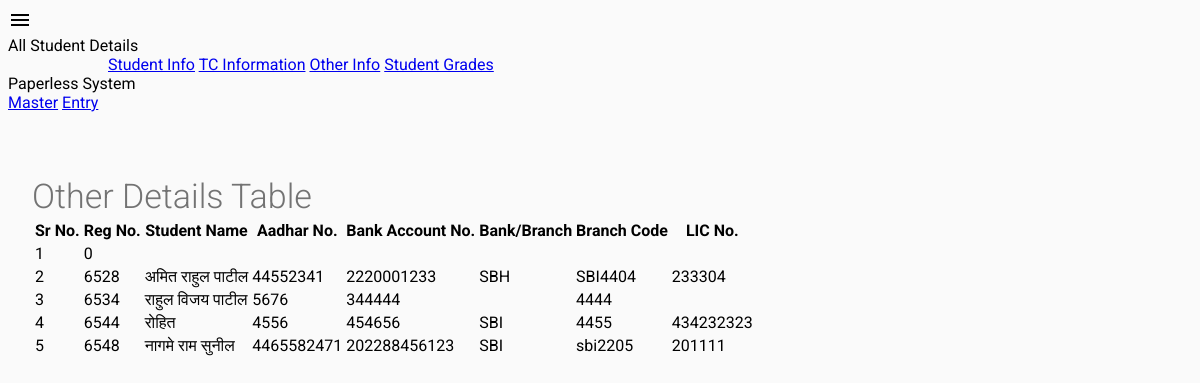
/other_info_display.php, run on the app's committed database.
### tables this page shows
CREATE TABLE IF NOT EXISTS `master` (
  `reg_no` int(11) NOT NULL,
  `student_name` varchar(300) DEFAULT NULL,
  `mother_name` varchar(300) DEFAULT NULL,
  `gender` varchar(40) DEFAULT NULL,
  `Mother_tongue` varchar(100) DEFAULT NULL,
  `birthdate` date NOT NULL,
  `age` int(11) DEFAULT NULL,
  `nationality` varchar(100) DEFAULT NULL,
  `religion` varchar(100) DEFAULT NULL,
  `caste` varchar(100) DEFAULT NULL,
  `sub_caste` varchar(100) DEFAULT NULL,
  `category` varchar(40) DEFAULT NULL,
  `father_name` varchar(300) DEFAULT NULL,
  `father_occupation` varchar(100) DEFAULT NULL,
  `annual_income` varchar(100) DEFAULT NULL,
  `birth_place` varchar(100) DEFAULT NULL,
  `district` varchar(100) DEFAULT NULL,
  `state` varchar(100) DEFAULT NULL,
  `prev_class` varchar(100) DEFAULT NULL,
  `prev_school_name` varchar(255) DEFAULT NULL,
  `admission_date` date NOT NULL,
  `admission_class` varchar(100) DEFAULT NULL,
  `prev_mark_sheet` varchar(100) DEFAULT NULL,
  `prev_tc` varchar(100) DEFAULT NULL,
  `nadar_fee` varchar(100) DEFAULT NULL,
  `permanent_address` varchar(100) DEFAULT NULL,
  `medium` varchar(100) DEFAULT NULL,
  `school_leaving_class` varchar(40) DEFAULT NULL,
  `school_leaving_date` date NOT NULL,
  `student_progress` varchar(100) DEFAULT NULL,
  `behaviour` varchar(100) DEFAULT NULL,
  `school_leaving_reason` varchar(100) DEFAULT NULL,
  `tc_no` varchar(40) DEFAULT NULL,
  `tc_date` date NOT NULL,
  `tc_remark` varchar(255) DEFAULT NULL,
  `aadhar_no` varchar(255) DEFAULT NULL,
  `bank_account_no` varchar(255) DEFAULT NULL,
  `bank_branch` varchar(255) DEFAULT NULL,
  `bank_branch_code` varchar(255) DEFAULT NULL,
  `lic_id_no` varchar(255) DEFAULT NULL,
  `minority_details` varchar(255) DEFAULT NULL,
  `admitted_division` varchar(100) DEFAULT NULL,
  `student_name1` varchar(100) DEFAULT NULL,
  `current_class` varchar(100) DEFAULT NULL,
  `current_class_entry_date` date NOT NULL,
  `status` varchar(100) DEFAULT NULL,
  `contact_no` varchar(100) DEFAULT NULL,
  `fee_concession` varchar(100) DEFAULT NULL,
  `admission_month` varchar(100) DEFAULT NULL,
  `admission_year` varchar(100) DEFAULT NULL,
  `handicapped` varchar(100) DEFAULT NULL,
  `scholarship` varchar(100) DEFAULT NULL,
  `exam_seat_no` varchar(100) DEFAULT NULL,
  `10_percentage` varchar(100) DEFAULT NULL,
  `9_percentage` varchar(100) DEFAULT NULL,
  `8_grade` varchar(100) DEFAULT NULL,
  `7_grade` varchar(100) DEFAULT NULL,
  `6_grade` varchar(100) DEFAULT NULL,
  `5_grade` varchar(100) DEFAULT NULL,
  `4_grade` varchar(100) DEFAULT NULL,
  `3_grade` varchar(100) DEFAULT NULL,
  `2_grade` varchar(100) DEFAULT NULL,
  `1_grade` varchar(100) DEFAULT NULL,
  `student_img_url` varchar(100) DEFAULT NULL,
  `tc_pdf_url` varchar(100) DEFAULT NULL
);

### other_info_display.php (the view, shortened to what this page needs)
<!DOCTYPE html>
<html lang="en">
  <head>
 <link rel="stylesheet" href="https://storage.googleapis.com/code.getmdl.io/1.0.2/material.blue-pink.min.css" />
    <link rel="stylesheet" href="css/master.css">
  </head>
  <body>
              <div class="mdl-layout mdl-js-layout mdl-layout--fixed-header">
                <header class="mdl-layout__header">
                  <div class="mdl-layout__header-row">
                    <span class="mdl-layout-title">All Student Details</span>
                  </div>
              <div class="tabs mdl-js-ripple-effect">
                  <a href="master.php" class="mdl-layout__tab">Student Info</a>
                  <a href="tc_info_display.php" class="mdl-layout__tab">TC Information</a>
                  <a href="other_info_display.php" class="mdl-layout__tab is-active">Other Info</a>
                  <a href="student_grade_display.php" class="mdl-layout__tab">Student Grades</a>
                </div>
                </header>
              <div class="mdl-layout__drawer">
                <span class="mdl-layout-title">Paperless System</span>
                  <nav class="mdl-navigation">
                    <a class="mdl-navigation__link" href="master.php">Master</a>
                    <a class="mdl-navigation__link" href="index.php">Entry</a>
                  </nav>
              </div>
                 <main class="mdl-layout__content">
                    <div class="" id="masterTableBlock">
                         <h2 id="form_header">Other Details Table</h2>
                      <table class="mdl-data-table mdl-js-data-table mdl-shadow--2dp" id="table1">
                        <thead>
                                <tr>
                                  <th>Sr No.</th>
                                  <th>Reg No.</th>
                                  <th class="mdl-data-table__cell--non-numeric">Student Name</th>
                                  <th>Aadhar No.</th>
                                  <th>Bank Account No.</th>
                                  <th class="mdl-data-table__cell--non-numeric">Bank/Branch</th>
                                  <th>Branch Code</th>
                                  <th>LIC No.</th>
                                </tr>
                        </thead>
                        <tbody>
        <?php
 include("connection.php");
        mysqli_query ($con,"set character_set_results='utf8'");
        $query = mysqli_query($con,"SELECT * FROM master") or die(mysqli_error());
        $sr_no=1;
        while($row=mysqli_fetch_array($query))
        {
          $reg_no=$row['reg_no'];
          $name=$row['student_name'];
          $aadhar_no=$row['aadhar_no'];
          $bank_account_no=$row['bank_account_no'];
          $bank_branch=$row['bank_branch'];
          $bank_branch_code=$row['bank_branch_code'];
          $lic_id_no=$row['lic_id_no'];
          echo "<tr>";
          echo "<td>$sr_no</td>";
          echo "<td>$reg_no</td>";
          echo "<td>$name</td>";
          echo "<td>$aadhar_no</td>";
          echo "<td>$bank_account_no</td>";
          echo "<td>$bank_branch</td>";
          echo "<td>$bank_branch_code</td>";
          echo "<td>$lic_id_no</td>";
          echo "</tr>";
           $sr_no++;
        }
        ?>
                        </tbody>
                      </table>
                    </div>
                  </main>
            </div>
  </body>
</html>

### css/master.css (style rules this page uses)
body { background-color: #FAFAFA; font-family: Roboto, sans-serif; position: relative; }
.mdl-layout__content { overflow: scroll; }
#masterTableBlock { display: inline-block; margin: 48px 16px; }
#form_header { font-size: 24px; color: rgba(0, 0, 0, 0.54); margin: 0; padding: 16px 0px 2px; font-weight: 300; }
#table1 { width: 100%; }
@media (min-width: 992px) { #masterTableBlock { margin: 48px 24px; } }
@media (min-width: 992px) { #form_header { font-size: 34px; } }
@media (min-width: 992px) { .tabs { padding-left: 100px; } }

### data on the page
master: reg_no "0"
master: reg_no "6528", student_name "अमित राहुल पाटील", aadhar_no "44552341", bank_account_no "2220001233", bank_branch "SBH", bank_branch_code "SBI4404", lic_id_no "233304"
master: reg_no "6534", student_name "राहुल विजय पाटील", aadhar_no "5676", bank_account_no "344444", bank_branch_code "4444"
master: reg_no "6544", student_name "रोहित", aadhar_no "4556", bank_account_no "454656", bank_branch "SBI", bank_branch_code "4455", lic_id_no "434232323"
master: reg_no "6548", student_name "नागमे राम सुनील", aadhar_no "4465582471", bank_account_no "202288456123", bank_branch "SBI", bank_branch_code "sbi2205", lic_id_no "201111"
